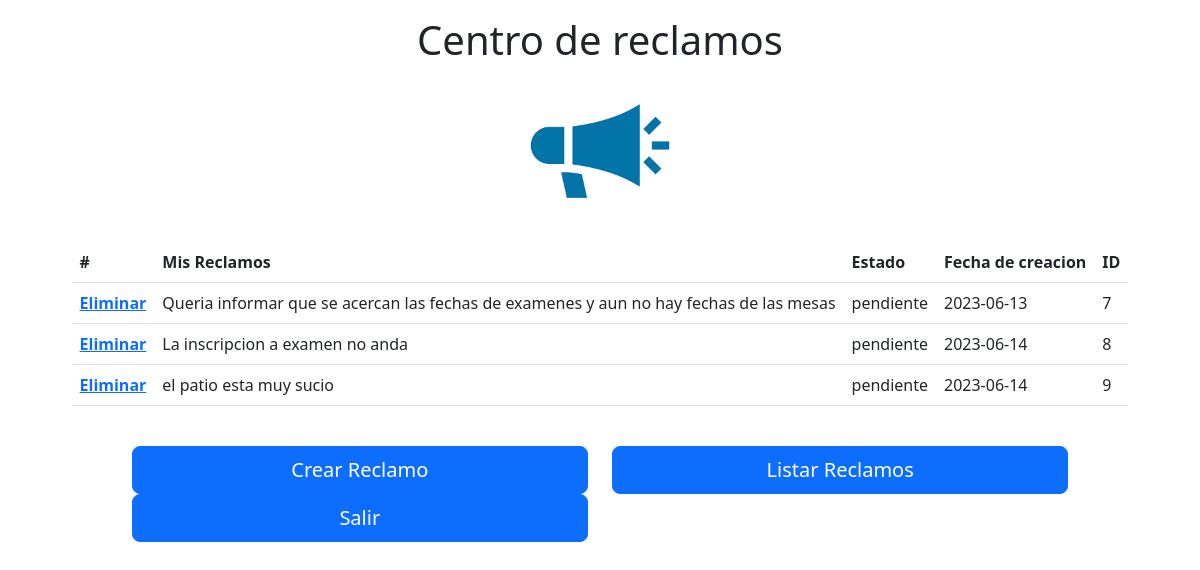
The app's page /mis_reclamos (signed in) with its own data.
### modules/databases.py (models this page shows, shortened)
class Reclamo(db.Model):
    __tablename__ = 'reclamos'
    id = Column(Integer(), primary_key=True)
    estado = Column(String(500), nullable=False)
    fecha = Column(String(1000))
    contenido = Column(String(1000), nullable=False)
    user_id = Column(Integer(), ForeignKey('users.id'))
    departamento = Column(String(500))
    adheridos= Column(String(1000))

### server.py (the view)
@app.route("/mis_reclamos", methods=['GET', 'POST'])
@login_required
def mis_reclamos():
    if request.args.get('del'):
        id = request.args.get('id')
        db.session.delete(Reclamo.query.get(id))
        db.session.commit()
    if is_admin():
        lista_reclamos = Reclamo.query.all()
        key = "admin"
    elif is_alumnado():
        lista_reclamos = Reclamo.query.filter_by(departamento ="alumnado").all()
        key = "alumnado"
    elif is_limpieza():
        lista_reclamos = Reclamo.query.filter_by(departamento ="limpieza").all()
        key = "limpieza"
    else:
        lista_reclamos = Reclamo.query.filter_by(user_id =current_user.id).all()
        key = "usuario"
    if len(lista_reclamos) == 0:
        return render_template(
                                "home.html", esta_vacia=True, key=key,
                                logged_in=current_user.is_authenticated
                              )
    else:
        return render_template(
                                    "home.html", esta_vacia=False, key=key, lista_reclamos=lista_reclamos ,
                                    logged_in=current_user.is_authenticated
                              )

### server.py (called while the page is built)
def is_admin():
    if current_user.is_authenticated and current_user.id in admin_list:
        return True
    else:
        return False

def is_alumnado():
    if current_user.is_authenticated and current_user.id in alumnado_lista:
        return True
    else:
        return False

def is_limpieza():
    if current_user.is_authenticated and current_user.id in limpieza_lista:
        return True
    else:
        return False

@login_manager.user_loader
def user_loader(user_id):
    return User.query.get(user_id)

### templates/home.html (shortened to what this page needs)
<!DOCTYPE html>
<html lang="en">
<head>
    <link href="https://cdn.jsdelivr.net/npm/bootstrap@5.3.0-alpha3/dist/css/bootstrap.min.css" rel="stylesheet">
</head>
<body class="d-flex flex-column">
    <div class="mx-auto mt-3 d-flex flex-column">
        <h1 class="mx-auto">Centro de reclamos</h1>
        <img class="mx-auto mt-1 mb-3" src="static/images/images.png" width="150">
        {% if logged_in: %}
            {%if esta_vacia:%}
                <h3 class="mx-auto">Aun no se ha hecho ningun reclamo.</h3>
            {% else: %}
                <table class="table">
                    <thead>
                    <tr>
                        <th scope="col">#</th>
                        <th scope="col">Mis Reclamos</th>
                        <th scope="col">Estado</th>
                        <th scope="col">Fecha de creacion</th>
                        <th scope="col">ID</th>
                    </tr>
                    </thead>
                    <tbody>
                    {% for reclamo in lista_reclamos: %}
                    <tr>
                        <th scope="row"><a href="{{ url_for('mis_reclamos', del=true, id=reclamo.id) }}">Eliminar</a></th>
                        <td>{{reclamo.contenido}}</td>
                        <td>{{reclamo.estado}}</td>
                        <td>{{reclamo.fecha}}</td>
                        <td>{{reclamo.id}}</td>
                    </tr>
                    {% endfor %}
                    </tbody>
                </table>
                <br>
            {% endif %}
        {% endif %}
        <div class="row mx-5">
            {% if logged_in: %}
                {% if key  == "usuario": %}
                    <form class="col-6" action="/add">
                        <button class="element_width w-100 btn btn-lg btn-primary" type="submit">Crear Reclamo</button>
                    </form>
                    <form class="col-6" action="/listar">
                        <button class="element_width w-100 btn btn-lg btn-primary" type="submit">Listar Reclamos</button>
                    </form>
                    <form class="col-6" action="/logout">
                        <button class="element_width w-100 btn btn-lg btn-primary" type="submit">Salir</button>
                    </form>
                {% endif %}
            {% endif %}
        </div>
    </div>
</body>
</html>

### records on screen
Reclamo: contenido "Queria informar que se acercan las fechas de examenes y aun no hay fechas de las mesas", estado "pendiente", fecha "2023-06-13", id "7"
Reclamo: contenido "La inscripcion a examen no anda", estado "pendiente", fecha "2023-06-14", id "8"
Reclamo: contenido "el patio esta muy sucio", estado "pendiente", fecha "2023-06-14", id "9"
